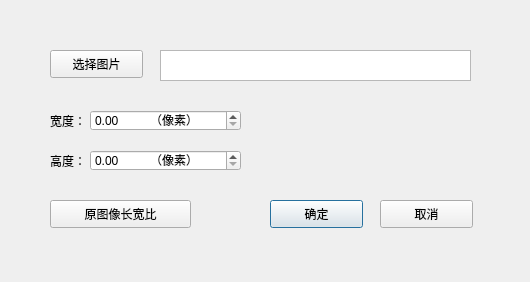
<?xml version="1.0" encoding="UTF-8"?>
<ui version="4.0">
 <class>InsertImageDialog</class>
 <widget class="QDialog" name="InsertImageDialog">
  <property name="geometry">
   <rect>
    <x>0</x>
    <y>0</y>
    <width>530</width>
    <height>282</height>
   </rect>
  </property>
  <property name="windowTitle">
   <string>Dialog</string>
  </property>
  <widget class="QLabel" name="label">
   <property name="geometry">
    <rect>
     <x>50</x>
     <y>110</y>
     <width>41</width>
     <height>21</height>
    </rect>
   </property>
   <property name="text">
    <string>宽度：</string>
   </property>
  </widget>
  <widget class="QLabel" name="label_2">
   <property name="geometry">
    <rect>
     <x>50</x>
     <y>150</y>
     <width>41</width>
     <height>21</height>
    </rect>
   </property>
   <property name="text">
    <string>高度：</string>
   </property>
  </widget>
  <widget class="QTextBrowser" name="showPath">
   <property name="geometry">
    <rect>
     <x>160</x>
     <y>50</y>
     <width>311</width>
     <height>31</height>
    </rect>
   </property>
  </widget>
  <widget class="QPushButton" name="yes">
   <property name="geometry">
    <rect>
     <x>270</x>
     <y>200</y>
     <width>93</width>
     <height>28</height>
    </rect>
   </property>
   <property name="text">
    <string>确定</string>
   </property>
  </widget>
  <widget class="QPushButton" name="no">
   <property name="geometry">
    <rect>
     <x>380</x>
     <y>200</y>
     <width>93</width>
     <height>28</height>
    </rect>
   </property>
   <property name="text">
    <string>取消</string>
   </property>
  </widget>
  <widget class="QPushButton" name="selectImage">
   <property name="geometry">
    <rect>
     <x>50</x>
     <y>50</y>
     <width>93</width>
     <height>28</height>
    </rect>
   </property>
   <property name="text">
    <string>选择图片</string>
   </property>
  </widget>
  <widget class="QDoubleSpinBox" name="imageWidth">
   <property name="geometry">
    <rect>
     <x>90</x>
     <y>110</y>
     <width>151</width>
     <height>21</height>
    </rect>
   </property>
  </widget>
  <widget class="QDoubleSpinBox" name="imageHeight">
   <property name="geometry">
    <rect>
     <x>90</x>
     <y>150</y>
     <width>151</width>
     <height>21</height>
    </rect>
   </property>
  </widget>
  <widget class="QPushButton" name="resetScale">
   <property name="geometry">
    <rect>
     <x>50</x>
     <y>200</y>
     <width>141</width>
     <height>28</height>
    </rect>
   </property>
   <property name="text">
    <string>原图像长宽比</string>
   </property>
  </widget>
  <widget class="QLabel" name="label_3">
   <property name="geometry">
    <rect>
     <x>150</x>
     <y>110</y>
     <width>71</width>
     <height>20</height>
    </rect>
   </property>
   <property name="text">
    <string>（像素）</string>
   </property>
  </widget>
  <widget class="QLabel" name="label_4">
   <property name="geometry">
    <rect>
     <x>150</x>
     <y>150</y>
     <width>61</width>
     <height>20</height>
    </rect>
   </property>
   <property name="text">
    <string>（像素）</string>
   </property>
  </widget>
 </widget>
 <resources/>
 <connections/>
</ui>
